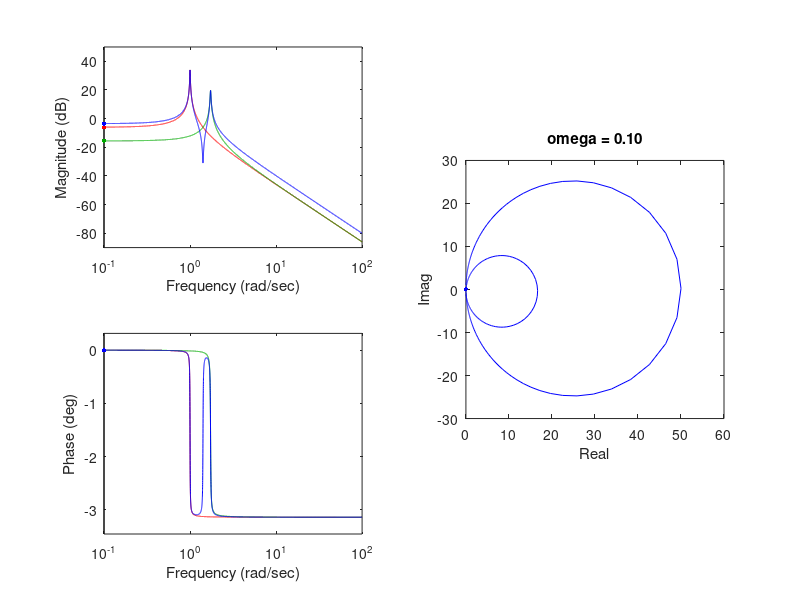

The MATLAB source for this figure:
function Nyquist_Demo
clc;
close all

% Variable
islog = 1;
Yn = 1;
gam = 1;
bet = 0.01;

% Fixed
a1 = 1;
a2 = 1;
m1 = 2;
m2 = 2;
k1 = 2;
k2 = 2*(2*gam+1);
c1 = bet*k1;
c2 = bet*k2;

% Plotting
%%%%%%%%%%%%%%%%%%%%%%%%%%%%%%%%%%%%%%%%%%%%%%%%%%%%%%%%%%%%%%%%%%%%%%%%%%%

if islog == 1
    om = 10.^linspace(-1,2,1e4);
else
    om = linspace(0.1,2.5,1e4);
%     om = linspace(0.9,1.15,1e4); % For gam = 0.05
end

Q1_F = a1./(k1 - m1*om.^2 + 1i*c1*om);
Q2_F = a2./(k2 - m2*om.^2 + 1i*c2*om);
if Yn == 1
    Y_F = Q1_F + Q2_F;
else
    Y_F = Q1_F - Q2_F;
end
dQ1_F = 1i*om.*Q1_F;
dQ2_F = 1i*om.*Q2_F;
V_F = 1i*om.*Y_F;

AQ1_F   = 20*log10(abs(Q1_F));
AQ2_F   = 20*log10(abs(Q2_F));
AY_F    = 20*log10(abs(Y_F));

PQ1_F = unwrap(angle(Q1_F));
PQ2_F = unwrap(angle(Q2_F));
PY_F = unwrap(angle(Y_F));

RV_F = real(V_F);
IV_F = imag(V_F);
RdQ1 = real(dQ1_F);
IdQ1 = imag(dQ1_F);
if Yn == 1
    RdQ2 = real(dQ2_F);
    IdQ2 = imag(dQ2_F);
else
    RdQ2 = -real(dQ2_F);
    IdQ2 = -imag(dQ2_F);
end

figure

% Bode plot of amplitude
%%%%%%%%%%%%%%%%%%%%%%%%%%%%%%%%%%%%%%%%%%%%%%%%%%%%%%%%%%%%%%%%%%%%%%%%%%%
axA = subplot(2,2,1); hold on; box on;
xlabel('Frequency (rad/sec)')
ylabel('Magnitude (dB)')

YLim = [max(floor(min([AQ1_F,AQ2_F,AY_F])/10)*10,-100), 50];

plot(om,AQ1_F,'r')
plot(om,AQ2_F,'Color',[0,0.65,0])
plot(om,AY_F,'b')

plhAL   = plot([1,1]*om(1),YLim,'k');
plhAQ1  = plot(om(1),AQ1_F(1),'.r','MarkerSize',10);
plhAQ2  = plot(om(1),AQ2_F(1),'.','Color',[0,0.65,0],'MarkerSize',10);
plhAY   = plot(om(1),AY_F(1),'.b','MarkerSize',10);

set(axA,'XLim',om([1,end]), ...
        'YLim',YLim)
if islog == 1
    set(axA,'XScale','log')
end

% Bode plot of phase
%%%%%%%%%%%%%%%%%%%%%%%%%%%%%%%%%%%%%%%%%%%%%%%%%%%%%%%%%%%%%%%%%%%%%%%%%%%
axP = subplot(2,2,3); hold on; box on;
xlabel('Frequency (rad/sec)')
ylabel('Phase (deg)')

if Yn == 1
    YLim = [-1.1*pi,0.1*pi];
else
    YLim = [-2.1*pi,0.1*pi];
end

plot(om,PQ1_F,'r')
plot(om,PQ2_F,'Color',[0,0.65,0])
plot(om,PY_F,'b')

plhPL   = plot([1,1]*om(1),YLim,'k');
plhPQ1  = plot(om(1),PQ1_F(1),'.r','MarkerSize',10);
plhPQ2  = plot(om(1),PQ2_F(1),'.','Color',[0,0.65,0],'MarkerSize',10);
plhPY   = plot(om(1),PY_F(1),'.b','MarkerSize',10);

set(axP,'XLim',om([1,end]), ...
        'YLim',YLim)
if islog == 1
    set(axP,'XScale','log')
end

% Nyquist plot
%%%%%%%%%%%%%%%%%%%%%%%%%%%%%%%%%%%%%%%%%%%%%%%%%%%%%%%%%%%%%%%%%%%%%%%%%%%
axN = subplot(1,2,2); hold on; box on; axis square;
xlabel('Real')
ylabel('Imag')

tithN = title(sprintf('omega = %.2f',om(1)));

% plot(RdQ1,IdQ1,'r')
% plot(RdQ2,IdQ2,'Color',[0,0.65,0]);
plot(RV_F,IV_F,'b')

plhNL  = plot(RV_F(1),IV_F(1),'.b','MarkerSize',10);
plhNQ1 = plot([0,RdQ1(1)],[0,IdQ1(1)],'r');
plhNQ2 = plot(RdQ1(1)+[0,RdQ2(1)],IdQ1(1)+[0,IdQ2(1)],'Color',[0,0.65,0]);
plhNY = plot([0,RV_F(1)],[0,IV_F(1)],'b');

% Construct GUI
%%%%%%%%%%%%%%%%%%%%%%%%%%%%%%%%%%%%%%%%%%%%%%%%%%%%%%%%%%%%%%%%%%%%%%%%%%%

UserData = struct(  'axA',      axA, ...
                    'axP',      axP, ...
                    'axN',      axN, ...
                    'Yn',       Yn, ...
                    'gam',      gam, ...
                    'bet',      bet, ...
                    'plhAL',    plhAL, ...
                    'plhAQ1',   plhAQ1, ...
                    'plhAQ2',   plhAQ2, ...
                    'plhAY',    plhAY, ...
                    'plhPL',    plhPL, ...
                    'plhPQ1',   plhPQ1, ...
                    'plhPQ2',   plhPQ2, ...
                    'plhPY',    plhPY, ...
                    'tithN',    tithN, ...
                    'plhNL',    plhNL, ...
                    'plhNQ1',   plhNQ1, ...
                    'plhNQ2',   plhNQ2, ...
                    'plhNY',    plhNY);
set(gcf,'UserData',UserData, ...
        'WindowButtonMotionFcn',    @mouseMove)
end

function mouseMove(object, ~)

% Get mouse position
axA = object.UserData.axA;
XLA = get(axA,'XLim');
YLA = get(axA,'YLim');
CA = get(axA, 'CurrentPoint');
xA = CA(1,1);
yA = CA(1,2);

axP = object.UserData.axP;
XLP = get(axP,'XLim');
YLP = get(axP,'YLim');
CP = get(axP, 'CurrentPoint');
xP = CP(1,1);
yP = CP(1,2);

% If mouse inside of axes
if xA > XLA(1) && xA < XLA(2) && yA > YLA(1) && yA < YLA(2)
    om = xA;
elseif xP > XLP(1) && xP < XLP(2) && yP > YLP(1) && yP < YLP(2)
    om = xP;
else
    return
end

% Variable
Yn = object.UserData.Yn;
gam = object.UserData.gam;
bet = object.UserData.bet;

% Fixed
a1 = 1;
a2 = 1;
m1 = 2;
m2 = 2;
k1 = 2;
k2 = 2*(2*gam+1);
c1 = bet*k1;
c2 = bet*k2;

Q1_F = a1./(k1 - m1*om.^2 + 1i*c1*om);
Q2_F = a2./(k2 - m2*om.^2 + 1i*c2*om);
if Yn == 1
    Y_F = Q1_F + Q2_F;
else
    Y_F = Q1_F - Q2_F;
end
dQ1_F = 1i*om.*Q1_F;
dQ2_F = 1i*om.*Q2_F;
V_F = 1i*om.*Y_F;

AQ1_F   = 20*log10(abs(Q1_F));
AQ2_F   = 20*log10(abs(Q2_F));
AY_F    = 20*log10(abs(Y_F));

PQ1_F = unwrap(angle(Q1_F));
PQ2_F = unwrap(angle(Q2_F));
PY_F = unwrap(angle(Y_F));

RV_F = real(V_F);
IV_F = imag(V_F);
RdQ1 = real(dQ1_F);
IdQ1 = imag(dQ1_F);
if Yn == 1
    RdQ2 = real(dQ2_F);
    IdQ2 = imag(dQ2_F);
else
    RdQ2 = -real(dQ2_F);
    IdQ2 = -imag(dQ2_F);
end

% Bode plot of amplitude
%%%%%%%%%%%%%%%%%%%%%%%%%%%%%%%%%%%%%%%%%%%%%%%%%%%%%%%%%%%%%%%%%%%%%%%%%%%
set(object.UserData.plhAL,'XData',[1,1]*om)
set(object.UserData.plhAQ1,'XData',om,'YData',AQ1_F)
set(object.UserData.plhAQ2,'XData',om,'YData',AQ2_F)
set(object.UserData.plhAY,'XData',om,'YData',AY_F)

% Bode plot of phase
%%%%%%%%%%%%%%%%%%%%%%%%%%%%%%%%%%%%%%%%%%%%%%%%%%%%%%%%%%%%%%%%%%%%%%%%%%%
set(object.UserData.plhPL,'XData',[1,1]*om)
set(object.UserData.plhPQ1,'XData',om,'YData',PQ1_F)
set(object.UserData.plhPQ2,'XData',om,'YData',PQ2_F)
set(object.UserData.plhPY,'XData',om,'YData',PY_F)

% Nyquist plot
%%%%%%%%%%%%%%%%%%%%%%%%%%%%%%%%%%%%%%%%%%%%%%%%%%%%%%%%%%%%%%%%%%%%%%%%%%%
set(object.UserData.tithN,'String',sprintf('omega = %.2f',om))
set(object.UserData.plhNL,'XData',RV_F,'YData',IV_F)
set(object.UserData.plhNQ1,'XData',[0,RdQ1],'YData',[0,IdQ1])
set(object.UserData.plhNQ2,'XData',RdQ1+[0,RdQ2],'YData',IdQ1+[0,IdQ2])
set(object.UserData.plhNY,'XData',[0,RV_F],'YData',[0,IV_F])
end